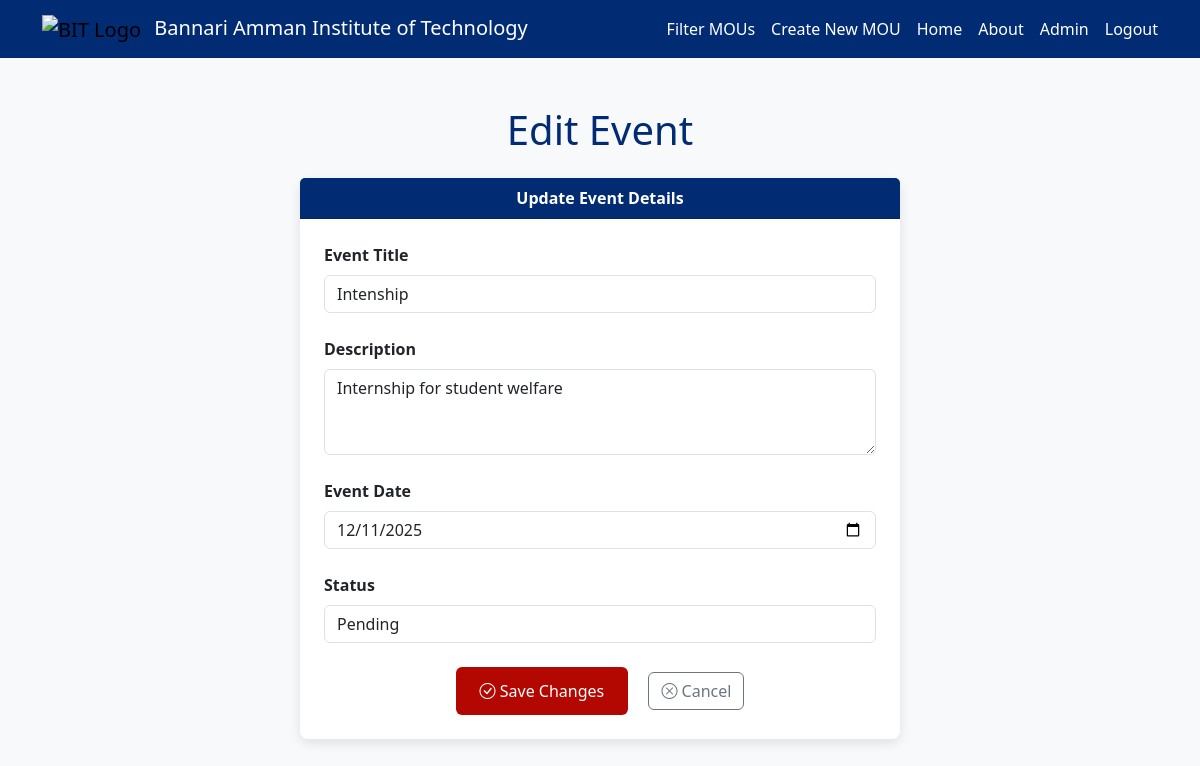
The app's page /event/18/edit/ (signed in), older data.
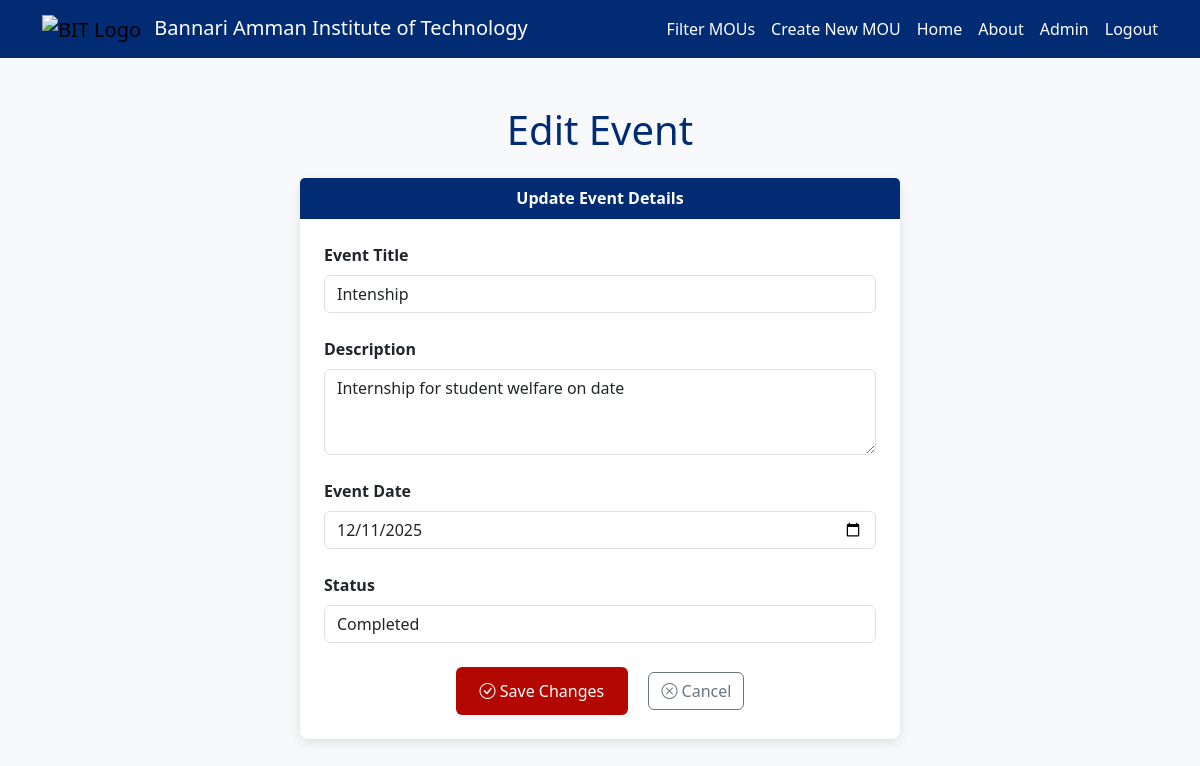
The same page, newer data.
### mou/models.py (models this page shows, shortened)
class Event(models.Model):
    mou = models.ForeignKey('MOU', on_delete=models.CASCADE, related_name='events')
    title = models.CharField(max_length=255)
    description = models.TextField()
    date = models.DateField()
    status = models.CharField(
        max_length=50,
        choices=[
            ('Pending', 'Pending'),
            ('Completed', 'Completed'),
        ],
        default='Pending'
    )

### mou/views.py (the view)
# urls.py: path('event/<int:event_id>/edit/', views.edit_event, name='edit_event'),
@login_required
def edit_event(request, event_id):
    event = get_object_or_404(Event, id=event_id)
    if request.method == 'POST':
        form = EventForm(request.POST, instance=event)
        if form.is_valid():
            form.save()
            mou_id = event.mou.id
            return redirect('view_mou', mou_id=mou_id)
    else:
        form = EventForm(instance=event)
    return render(request, 'mou/edit_event.html', {'form': form, 'event': event})

### mou/forms.py
class EventForm(forms.ModelForm):
    class Meta:
        model = Event
        fields = ['title', 'description', 'date', 'status']
        widgets = {
            'date': forms.DateInput(attrs={
                'class': 'form-control',
                'type': 'date'
            }),
            'description': forms.Textarea(attrs={
                'rows': 3,
                'class': 'form-control'
            }),
        }
    def __init__(self, *args, **kwargs):
        super().__init__(*args, **kwargs)
        for field in self.fields:
            self.fields[field].widget.attrs.update({
                'class': 'form-control'
            })

### mou/templates/mou/edit_event.html (shortened to what this page needs)
<!DOCTYPE html>
<html lang="en">
<head>
    <link href="https://cdn.jsdelivr.net/npm/bootstrap@5.3.0/dist/css/bootstrap.min.css" rel="stylesheet">
</head>
<body>
    {% include 'mou/_navbar.html' %}
    <div class="container py-5">
        <div class="text-center mb-4">
            <h1 class="text-bit" style="color: #012B72;">Edit Event</h1>
        </div>
        <div class="card card-bit mx-auto" style="max-width: 600px;">
            <div class="card-header card-header-bit text-center">
                Update Event Details
            </div>
            <div class="card-body p-4">
                <form method="post">
                    <div class="mb-4">
                        <label class="form-label fw-bold">Event Title</label>
                        {{ form.title }}
                    </div>
                    <div class="mb-4">
                        <label class="form-label fw-bold">Description</label>
                        {{ form.description }}
                    </div>
                    <div class="mb-4">
                        <label class="form-label fw-bold">Event Date</label>
                        {{ form.date }}
                    </div>
                    <div class="mb-4">
                        <label class="form-label fw-bold">Status</label>
                        {{ form.status }}
                    </div>
                    <div class="text-center mt-4">
                        <button type="submit" class="btn btn-bit-primary me-3">
                            <i class="bi bi-check-circle"></i> Save Changes
                        </button>
                        <a href="{% url 'view_mou' event.mou.id %}" class="btn btn-outline-secondary">
                            <i class="bi bi-x-circle"></i> Cancel
                        </a>
                    </div>
                </form>
            </div>
        </div>
    </div>
    <link rel="stylesheet" href="https://cdn.jsdelivr.net/npm/bootstrap-icons@1.10.3/font/bootstrap-icons.css">
</body>
</html>

Row changes from the older to the newer data that the page shows:
changed Event "Intenship": description "Internship for student welfare" → "Internship for student welfare on date"; status "Pending" → "Completed"
